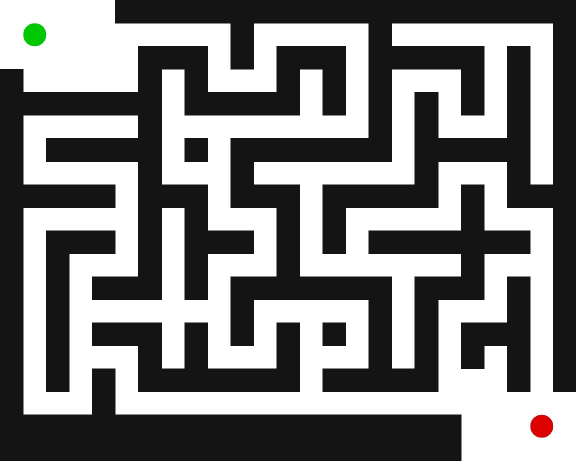
#> input picture mapping/maps/example_high_res_maze.jpg, 1152 x 922 px (shown at 1/2 size)
$ python drone_control_sdk.py
#> lines starting #> are read from the running program, lines starting #| are printed output that depends on the picture; after the words box and inside, x2 and y2 are one past the last pixel; in counts of white or black regions, pixels touching at a corner belong together
#> the answer given: mapping/maps/example_high_res_maze.jpg
### mapping/mapping.py
"""
Author: Jessie Wang

Occupancy mapping:
Turns the 2D drawing into a grid of free (0) / occupied (1) cells.

Supported inputs
----------------
* ``.json``  geometric description measured off the drawing (recommended)
* ``.txt``   hand-drawn ASCII grid  ('#' obstacle, '.' free, 'S' start, 'G' goal)
             or a project layout file (x_min/x_max/y_min/y_max, obstacles_xy_cm,
             drone_start, drone_finish in world cm, y up) -> ``load_layout``
* ``.png/.jpg`` scanned drawing; dark pixels = obstacles (needs OpenCV)

Map frame convention (same as an image / the drawing on paper):
    x -> right (columns), y -> down (rows), origin = top-left corner.
JSON files may set ``"origin": "bottom-left"`` and are converted.
"""
from __future__ import annotations

import json
import math
import os
import ast
import re
from dataclasses import dataclass, field

Cell = tuple[int, int]  # (row, col)

@dataclass
class GridMap:
    grid: list[list[int]]
    cell_cm: float
    start: Cell
    destination: Cell
    raw: list[list[int]] | None = field(default=None, repr=False)  # pre-inflation
    # World (x_cm, y_cm) of the grid's top-left corner, for layout maps (y axis points up)
    origin_cm: tuple[float, float] | None = None

    # [5 lines left out: function cell_to_xy_cm, not called in this run]

    @property
    def rows(self) -> int:
        return len(self.grid)

    @property
    def cols(self) -> int:
        return len(self.grid[0])

    @property
    def occupancy_grid(self):
        """Return the occupancy grid as a 2D NumPy integer array (0 = free, 1 = occupied)."""
        import numpy as np
        return np.array(self.grid, dtype=int)

    # [11 lines left out: function from_array, not called in this run]

    def to_numpy_tuple(self):
        """Return ``(occupancy_grid, start, destination)`` where ``occupancy_grid``
        is a 2D ``np.ndarray`` of 0s and 1s."""
        return self.occupancy_grid, self.start, self.destination

    def __iter__(self):
        """Allow unpacking directly: ``occupancy_grid, start, destination = load_map(...)``."""
        return iter(self.to_numpy_tuple())

    # [107 lines left out: functions to_python_code, in_bounds, inflate, _expand_obstacles, _inflate_arena_walls, _clear_start_and_destination and 1 more, not called in this run]


# ---------------------------------------------------------------------- #
# Loaders
# ---------------------------------------------------------------------- #
def load_map(path: str, **kwargs) -> GridMap:
    """Dispatch map loading based on file extension (.json, .txt, .py, or image)."""
    extension = os.path.splitext(path)[1].lower()
    if extension == ".json":
        return load_json(path)
    if extension == ".txt":
        return load_ascii(path, **kwargs)
    if extension == ".py":
        return load_python(path, **kwargs)
    if extension in (".png", ".jpg", ".jpeg", ".bmp"):
        return load_image(path, **kwargs)
    raise ValueError(f"Unsupported map format: {extension}")


# [176 lines left out: functions load_array, load_python, load_ascii, load_coordinate_map, not called in this run]


def init_grid(
    arena_width_cm: float, arena_height_cm: float, cell_cm: float
) -> tuple[list[list[int]], int, int]:
    """Create an empty (all-zero) 2D occupancy grid for an arena of the given
    dimensions and cell resolution, returning ``(grid, rows, cols)``."""
    rows = int(math.ceil(arena_height_cm / cell_cm))
    cols = int(math.ceil(arena_width_cm / cell_cm))
    grid = [[0] * cols for _ in range(rows)]
    return grid, rows, cols


# [86 lines left out: functions render_obstacles, load_json, not called in this run]


def load_image(
    path: str,
    cell_cm: float = 20,
    arena_width_cm: float = 500,
    start_px=None,
    goal_px=None,
    dark_threshold: int = 100,
    obstacle_ratio_threshold: float = 0.35,
    min_grid_size: int = 20,
) -> GridMap:
    """Scanned drawing -> grid. Dark ink = obstacle. Start/goal are found as
    green / red blobs, or passed in pixel coordinates."""
#> called with path = 'mapping/maps/example_high_res_maze.jpg', cell_cm = 20, arena_width_cm = 500, dark_threshold = 100, obstacle_ratio_threshold = 0.35, min_grid_size = 20
    import cv2
    import numpy as np

    img = cv2.imread(path)
#> img is the input picture: shape (922, 1152, 3); mean B, G, R 131, 131.3, 131.4
    if img is None:
        raise FileNotFoundError(path)
    img_height_px, img_width_px = img.shape[:2]
    cm_per_px = arena_width_cm / img_width_px
    hsv_img = cv2.cvtColor(img, cv2.COLOR_BGR2HSV)
#> hsv_img: shape (922, 1152, 3); mean H, S, V 0.3, 0.8, 131.7

    def find_blob_centre(mask):
        moments = cv2.moments(mask)
        if moments["m00"] == 0:
            return None
        return (moments["m10"] / moments["m00"], moments["m01"] / moments["m00"])

    if start_px is None:
        green_mask = cv2.inRange(hsv_img, (40, 80, 80), (85, 255, 255))
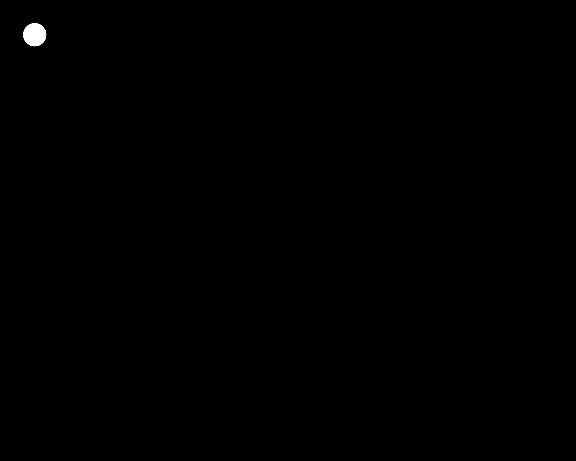
#> green_mask: shape (922, 1152) (shown at 1/2 size); 0.16% white; 1 white region, box (x1, y1, x2, y2) and area: (46, 46, 93, 93) 1653
        start_px = find_blob_centre(green_mask)
#> in find_blob_centre, `moments = cv2.moments(mask)`: moments = moments, m00 421515, centre m10/m00, m01/m00 = (69, 69)
#> start_px = (69, 69)
    if goal_px is None:
        red_low = cv2.inRange(hsv_img, (0, 80, 80), (10, 255, 255))
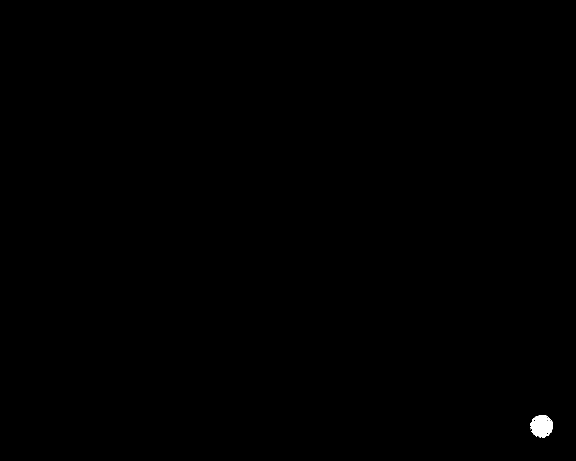
#> red_low: shape (922, 1152) (shown at 1/2 size); 0.14% white; 1 white region, box (x1, y1, x2, y2) and area: (1061, 830, 1106, 875) 1538
        red_high = cv2.inRange(hsv_img, (170, 80, 80), (180, 255, 255))
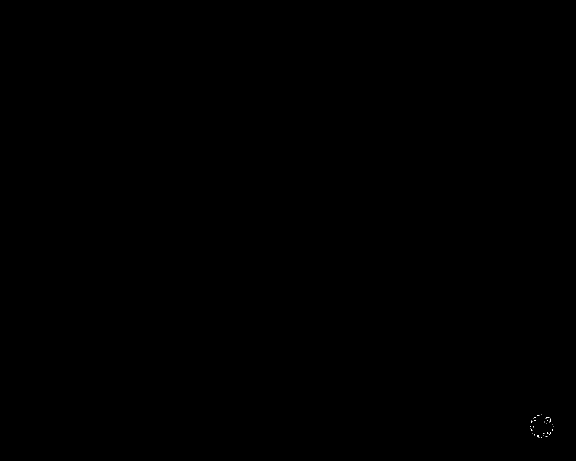
#> red_high: shape (922, 1152) (shown at 1/2 size); 0.01% white in thin lines or dots, all inside (x1, y1, x2, y2) = (1060, 829, 1107, 876)
        goal_px = find_blob_centre(red_low | red_high)
#> goal_px = (1083, 852)
    if start_px is None or goal_px is None:
        raise ValueError("could not find start (green) / goal (red); pass start_px/goal_px")

    gray_img = cv2.cvtColor(img, cv2.COLOR_BGR2GRAY)
    # Dark AND unsaturated pixels count as walls (so coloured start/goal blobs are ignored)
    obstacle_mask = ((gray_img < dark_threshold) & (hsv_img[:, :, 1] < 80)).astype(np.uint8)
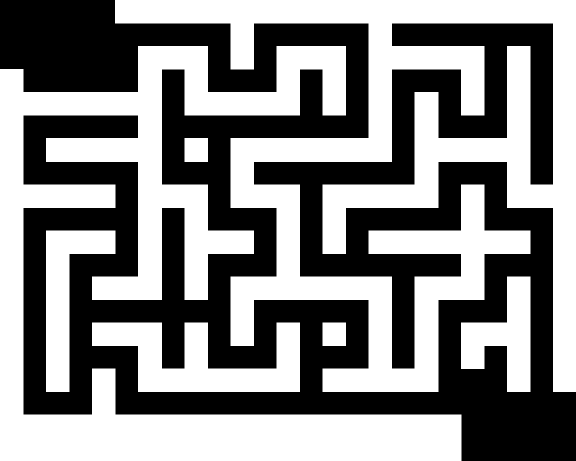
#> obstacle_mask: shape (922, 1152) (shown at 1/2 size); values 0 (black) and 1 (white), 52.4% white; 1 black region, box (x1, y1, x2, y2) and area: (0, 0, 1152, 922) 505429
    cell_size_px = cell_cm / cm_per_px
    if min_grid_size > 0:
        max_cell_size_px = min(img_width_px, img_height_px) / float(min_grid_size)
#> (the rest of the program and of its run is left out)
